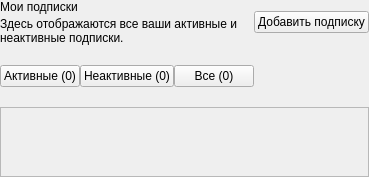
                  <widget class="QWidget" name="subscriptionsPage">
                    <layout class="QVBoxLayout" name="subscriptionsLayout" stretch="0,0,1">
                      <property name="leftMargin">
                        <number>0</number>
                      </property>
                      <property name="topMargin">
                        <number>0</number>
                      </property>
                      <property name="rightMargin">
                        <number>0</number>
                      </property>
                      <property name="bottomMargin">
                        <number>0</number>
                      </property>
                      <property name="spacing">
                        <number>20</number>
                      </property>
                      <item>
                        <widget class="QWidget" name="subscriptionsHeading">
                          <layout class="QHBoxLayout" name="subscriptionsHeadingLayout" stretch="1,0">
                            <property name="leftMargin">
                              <number>0</number>
                            </property>
                            <property name="topMargin">
                              <number>0</number>
                            </property>
                            <property name="rightMargin">
                              <number>0</number>
                            </property>
                            <property name="bottomMargin">
                              <number>0</number>
                            </property>
                            <property name="spacing">
                              <number>16</number>
                            </property>
                            <item>
                              <widget class="QWidget" name="subscriptionsHeadingText">
                                <layout class="QVBoxLayout" name="subscriptionsTitlesLayout">
                                  <property name="leftMargin">
                                    <number>0</number>
                                  </property>
                                  <property name="topMargin">
                                    <number>0</number>
                                  </property>
                                  <property name="rightMargin">
                                    <number>0</number>
                                  </property>
                                  <property name="bottomMargin">
                                    <number>0</number>
                                  </property>
                                  <property name="spacing">
                                    <number>3</number>
                                  </property>
                                  <item>
                                    <widget class="QLabel" name="subscriptionsTitle">
                                      <property name="text">
                                        <string>Мои подписки</string>
                                      </property>
                                      <property name="heading" stdset="0">
                                        <bool>true</bool>
                                      </property>
                                    </widget>
                                  </item>
                                  <item>
                                    <widget class="QLabel" name="subscriptionsSubtitle">
                                      <property name="text">
                                        <string>Здесь отображаются все ваши активные и неактивные подписки.</string>
                                      </property>
                                      <property name="muted" stdset="0">
                                        <bool>true</bool>
                                      </property>
                                      <property name="wordWrap">
                                        <bool>true</bool>
                                      </property>
                                    </widget>
                                  </item>
                                </layout>
                              </widget>
                            </item>
                            <item>
                              <widget class="QPushButton" name="addSubscriptionButton">
                                <property name="text">
                                  <string>Добавить подписку</string>
                                </property>
                                <property name="primary" stdset="0">
                                  <bool>true</bool>
                                </property>
                              </widget>
                            </item>
                          </layout>
                        </widget>
                      </item>
                      <item>
                        <widget class="QWidget" name="subscriptionTabWrapper">
                          <layout class="QHBoxLayout" name="subscriptionTabWrapperLayout">
                            <property name="leftMargin">
                              <number>0</number>
                            </property>
                            <property name="topMargin">
                              <number>0</number>
                            </property>
                            <property name="rightMargin">
                              <number>0</number>
                            </property>
                            <property name="bottomMargin">
                              <number>0</number>
                            </property>
                            <property name="spacing">
                              <number>0</number>
                            </property>
                            <item>
                              <widget class="QFrame" name="subscriptionTabs">
                                <property name="tabs" stdset="0">
                                  <bool>true</bool>
                                </property>
                                <layout class="QHBoxLayout" name="subscriptionTabsLayout">
                                  <property name="leftMargin">
                                    <number>0</number>
                                  </property>
                                  <property name="topMargin">
                                    <number>0</number>
                                  </property>
                                  <property name="rightMargin">
                                    <number>0</number>
                                  </property>
                                  <property name="bottomMargin">
                                    <number>0</number>
                                  </property>
                                  <property name="spacing">
                                    <number>0</number>
                                  </property>
                                  <item>
                                    <widget class="QPushButton" name="activeTab">
                                      <property name="text">
                                        <string>Активные (0)</string>
                                      </property>
                                      <property name="checkable">
                                        <bool>true</bool>
                                      </property>
                                      <property name="tab" stdset="0">
                                        <bool>true</bool>
                                      </property>
                                    </widget>
                                  </item>
                                  <item>
                                    <widget class="QPushButton" name="inactiveTab">
                                      <property name="text">
                                        <string>Неактивные (0)</string>
                                      </property>
                                      <property name="checkable">
                                        <bool>true</bool>
                                      </property>
                                      <property name="tab" stdset="0">
                                        <bool>true</bool>
                                      </property>
                                    </widget>
                                  </item>
                                  <item>
                                    <widget class="QPushButton" name="allTab">
                                      <property name="text">
                                        <string>Все (0)</string>
                                      </property>
                                      <property name="checkable">
                                        <bool>true</bool>
                                      </property>
                                      <property name="tab" stdset="0">
                                        <bool>true</bool>
                                      </property>
                                    </widget>
                                  </item>
                                </layout>
                              </widget>
                            </item>
                            <item>
                              <spacer name="subscriptionTabsSpacer">
                                <property name="orientation">
                                  <enum>Qt::Horizontal</enum>
                                </property>
                                <property name="sizeHint">
                                  <size>
                                    <width>10</width>
                                    <height>0</height>
                                  </size>
                                </property>
                              </spacer>
                            </item>
                          </layout>
                        </widget>
                      </item>
                      <item>
                        <widget class="QFrame" name="subscriptionPanel">
                          <property name="panel" stdset="0">
                            <bool>true</bool>
                          </property>
                          <layout class="QVBoxLayout" name="subscriptionPanelLayout">
                            <property name="leftMargin">
                              <number>0</number>
                            </property>
                            <property name="topMargin">
                              <number>0</number>
                            </property>
                            <property name="rightMargin">
                              <number>0</number>
                            </property>
                            <property name="bottomMargin">
                              <number>0</number>
                            </property>
                            <property name="spacing">
                              <number>0</number>
                            </property>
                            <item>
                              <widget class="QScrollArea" name="subscriptionsScrollArea">
                                <property name="widgetResizable">
                                  <bool>true</bool>
                                </property>
                                <property name="horizontalScrollBarPolicy">
                                  <enum>Qt::ScrollBarPolicy::ScrollBarAlwaysOff</enum>
                                </property>
                                <widget class="QWidget" name="subscriptionsScrollAreaContents">
                                  <layout class="QVBoxLayout" name="subRowsLayout">
                                    <property name="leftMargin">
                                      <number>0</number>
                                    </property>
                                    <property name="topMargin">
                                      <number>0</number>
                                    </property>
                                    <property name="rightMargin">
                                      <number>0</number>
                                    </property>
                                    <property name="bottomMargin">
                                      <number>0</number>
                                    </property>
                                    <property name="spacing">
                                      <number>0</number>
                                    </property>
                                  </layout>
                                </widget>
                              </widget>
                            </item>
                          </layout>
                        </widget>
                      </item>
                    </layout>
                  </widget>
